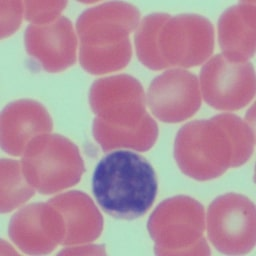
#> input picture codes . datasets/overall/blood_img.jpg, 256 x 256 px
$ python overall.py
#> lines starting #> are read from the running program, lines starting #| are printed output that depends on the picture; after the words box and inside, x2 and y2 are one past the last pixel; in counts of white or black regions, pixels touching at a corner belong together; long printed decimals are rounded
from tkinter import image_names
import cv2
import numpy as np
import imutils
import matplotlib.pyplot as plt

# read image
image = cv2.imread("blood_img.jpg")
#> image is the input picture: shape (256, 256, 3); mean B, G, R 157.8, 144, 178.6

# PREPROCESSING for OT
# denoise image
dst = cv2.fastNlMeansDenoisingColored(image, None, 10, 10, 7, 15)
# BGR to RGB
image = cv2.cvtColor(dst, cv2.COLOR_BGR2RGB)

## gaussian blur
# blur = cv2.GaussianBlur(image, (5, 5), 0)

# HSV split
hsv_image = cv2.cvtColor(image, cv2.COLOR_RGB2HSV)
#> hsv_image: shape (256, 256, 3); mean H, S, V 139.7, 69.9, 186.8
h, s, v = cv2.split(hsv_image)
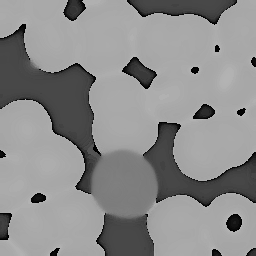
#> h: shape (256, 256); min 0, max 179, mean 139.7
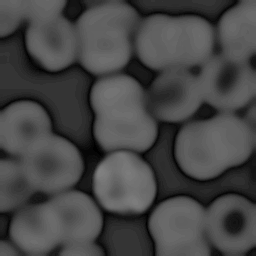
#> s: shape (256, 256); min 0, max 129, mean 69.9
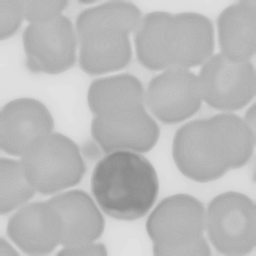
#> v: shape (256, 256); min 138, max 225, mean 186.8
cv2.imwrite("H.jpg",h)
cv2.imwrite("S.jpg",s)
cv2.imwrite("V.jpg",v)

# grayscale image
# gray_img = cv2.cvtColor(image, cv2.COLOR_BGR2GRAY)
# cv2.imwrite("./gray_img.jpg", gray_img)

image = v
# generate image histogram
hist = np.histogram(image.flatten())
#> hist = ([1631, 1092, 518, 2208, 24559, 18143, 3413, 3018, 3907, 7047], [138, 146.7, 155.4, 164.1, 172.8, 181.5, 190.2, 198.9, 207.6, 216.3, 225])
fig, ax = plt.subplots(ncols=2, figsize=(10,5))
ax[0].hist(image.flatten())
ax[1].imshow(image, cmap="gray")
plt.show()
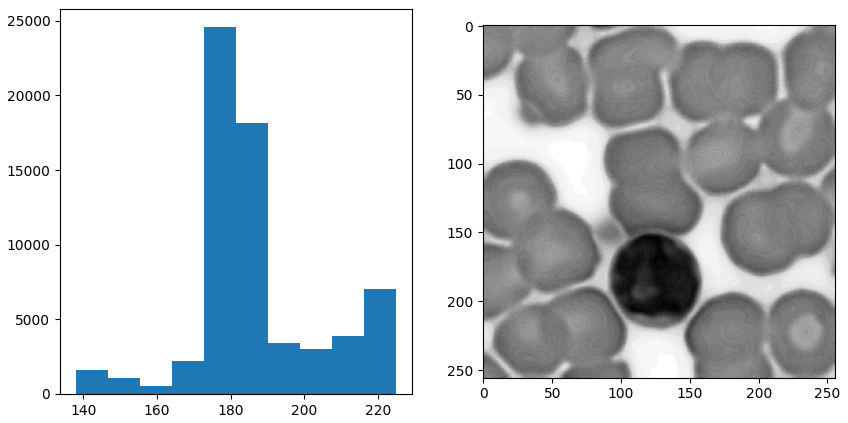
#> figure drawn by matplotlib, 2 panels; panel 1: tallest bar 24559 high, from x = 172.8 to 181.5

# OTSU THRESHOLDING
def threshold_otsu_impl(image, nbins=0.1):
    # validate grayscale
#> called with nbins = 0.1
    if len(image.shape) == 1 or len(image.shape) > 2:
        return False

    # validate multicolored
    if np.min(image) == np.max(image):
        return False

    all_colors = image.flatten()
    total_weight = len(all_colors)
#> total_weight = 65536
    least_variance = -1
    least_variance_threshold = -1

    # create an array of all possible threshold values which we want to loop through
    color_thresholds = np.arange(np.min(image)+nbins, np.max(image)-nbins, nbins)
#> color_thresholds = 869 values from 138.1 to 224.9

    # loop through the thresholds to find the one with the least within class variance
    for color_threshold in color_thresholds:
        bg_pixels = all_colors[all_colors < color_threshold]
        weight_bg = len(bg_pixels) / total_weight
        variance_bg = np.var(bg_pixels)

        fg_pixels = all_colors[all_colors >= color_threshold]
        weight_fg = len(fg_pixels) / total_weight
        variance_fg = np.var(fg_pixels)

        within_class_variance = weight_fg*variance_fg + weight_bg*variance_bg
        if least_variance == -1 or least_variance > within_class_variance:
            least_variance = within_class_variance
            least_variance_threshold = color_threshold
            print("trace:", within_class_variance, color_threshold)
#> this loop made 869 passes
#> (weight_bg, variance_bg, weight_fg, variance_fg, within_class_variance, least_variance) on passes 1, 11, 21, 31, 41, 51, 61, 71, 81, 91, 101, 111: (0.000198, 0, 1, 299.4, 299.3, 299.3), (0.000992, 0.16, 0.999, 297.8, 297.5, 297.5), (0.00154, 0.433, 0.998, 296.7, 296.3, 296.3), (0.0033, 0.985, 0.997, 293.6, 292.6, 292.6), (0.00677, 1.31, 0.993, 287.5, 285.5, 285.5), (0.0111, 1.65, 0.989, 280.2, 277.1, 277.1), (0.0144, 2.09, 0.986, 274.8, 270.9, 270.9), (0.0195, 2.92, 0.98, 266.8, 261.6, 261.6), (0.0249, 3.77, 0.975, 258.6, 252.3, 252.3), (0.0273, 4.33, 0.973, 255.1, 248.3, 248.3), (0.0316, 5.65, 0.968, 249, 241.3, 241.3), (0.0341, 6.59, 0.966, 245.7, 237.5, 237.5)
#> (weight_bg, variance_bg, weight_fg, variance_fg, within_class_variance) on passes 2 to 7: (0.000198, 0, 1, 299.4, 299.3), (0.000198, 0, 1, 299.4, 299.3), (0.000198, 0, 1, 299.4, 299.3), (0.000198, 0, 1, 299.4, 299.3), (0.000198, 0, 1, 299.4, 299.3), (0.000198, 0, 1, 299.4, 299.3)
#| trace: 299.310 138.1
#| trace: 297.493 139.100
#| trace: 296.286 140.100
#| trace: 292.586 141.100
#| trace: 285.529 142.100
#| trace: 277.121 143.100
#| trace: 270.925 144.100
#| trace: 261.627 145.100
#> (further printed lines are left out)
#> after the loop, least_variance = 87.04; least_variance_threshold = 196.1

    return least_variance_threshold

threshold = threshold_otsu_impl(image)
#> threshold = 196.1
bin_img = image < threshold
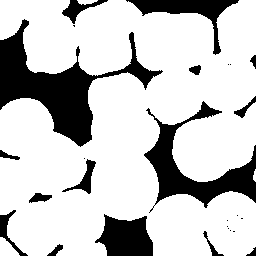
#> bin_img: shape (256, 256) bool; 77.8% white; 26 black regions (11 under 20 px), largest, box (x1, y1, x2, y2) and area: (0, 19, 163, 147) 5939, (144, 101, 256, 213) 3641, (95, 214, 153, 256) 1731

fig, ax = plt.subplots(ncols=2, figsize=(10, 5))
ax[0].set_title("Original image")
ax[0].imshow(image, cmap="gray")

ax[1].set_title("Binary image")
ax[1].imshow(bin_img, cmap="gray")
plt.imsave("bin_img.jpg", bin_img, cmap=plt.cm.gray)


# MATHEMATICAL MORPHOLOGY
# Dilation - add pixels to edges || Erosion - remove pixels from edges

# HOUGH CIRCLE TRANSFORMATION

$ run again, with codes . datasets/overall/BloodImage_00000.jpg copied over codes . datasets/overall/blood_img.jpg
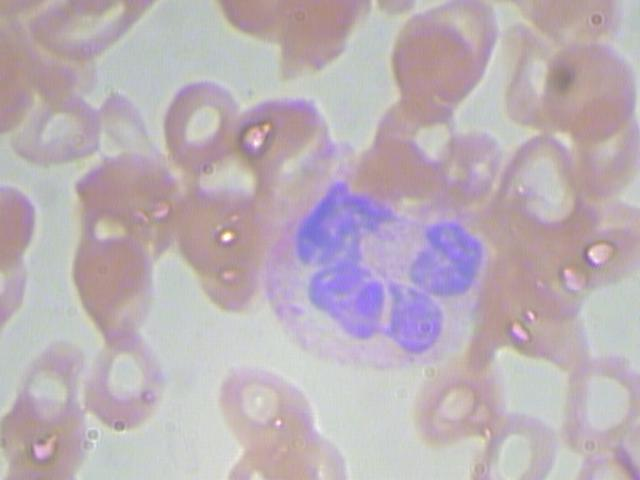
#> input picture codes . datasets/overall/BloodImage_00000.jpg, 640 x 480 px
#> image is the input picture: shape (480, 640, 3); mean B, G, R 182.3, 175.5, 187.3
#> hsv_image: shape (480, 640, 3); mean H, S, V 94.1, 25.6, 192
#> hist = ([327, 1998, 43050, 77683, 74092, 78536, 27853, 3439, 187, 35], [144, 155, 166, 177, 188, 199, 210, 221, 232, 243, 254])
#> `plt.show()`:
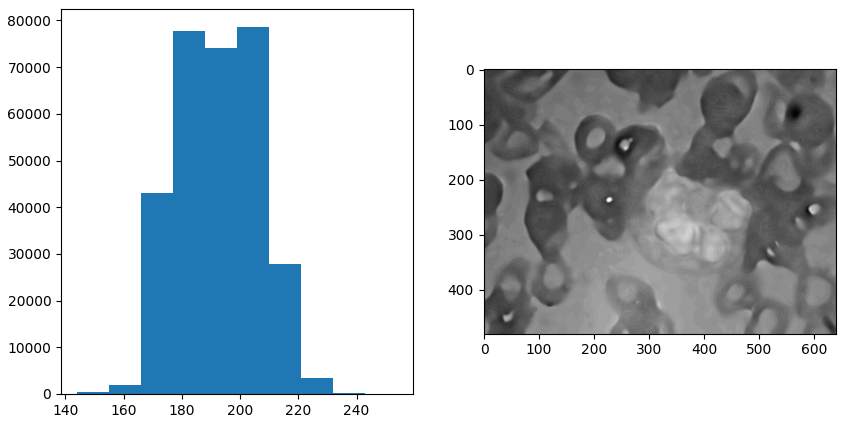
#> figure drawn by matplotlib, 2 panels; panel 1: tallest bar 78536 high, from x = 199 to 210
#> total_weight = 307200
#> the loop in threshold_otsu_impl, `for color_threshold in color_thresholds:` made 1098 passes
#> (weight_bg, variance_bg, weight_fg, variance_fg, within_class_variance, least_variance) on passes 1, 21, 31, 41, 51, 61, 71, 81: (3.26e-06, 0, 1, 181.2, 181.2, 181.2), (0.000111, 0.114, 1, 181, 181, 181), (0.000247, 0.328, 1, 180.8, 180.7, 180.7), (0.000264, 0.434, 1, 180.7, 180.7, 180.7), (0.000374, 1.49, 1, 180.5, 180.5, 180.5), (0.00041, 1.93, 1, 180.5, 180.4, 180.4), (0.000576, 3.81, 0.999, 180.2, 180.1, 180.1), (0.000755, 5.06, 0.999, 180, 179.9, 179.9)
#> (printed output is left out)
#> after the loop in threshold_otsu_impl, `for color_threshold in color_thresholds:`: least_variance = 50.01; least_variance_threshold = 191.1
#> `bin_img = image < threshold`:
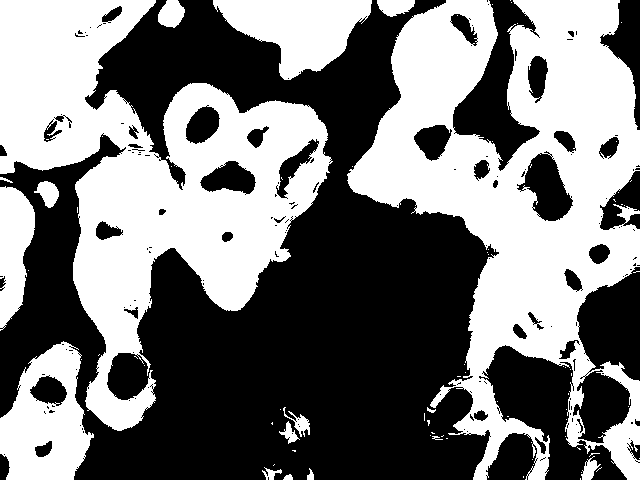
#> bin_img: shape (480, 640) bool; 47.5% white; 80 white regions (63 under 20 px), largest, box (x1, y1, x2, y2) and area: (347, 0, 640, 480) 66059, (0, 0, 333, 431) 58638, (0, 341, 94, 480) 8086
